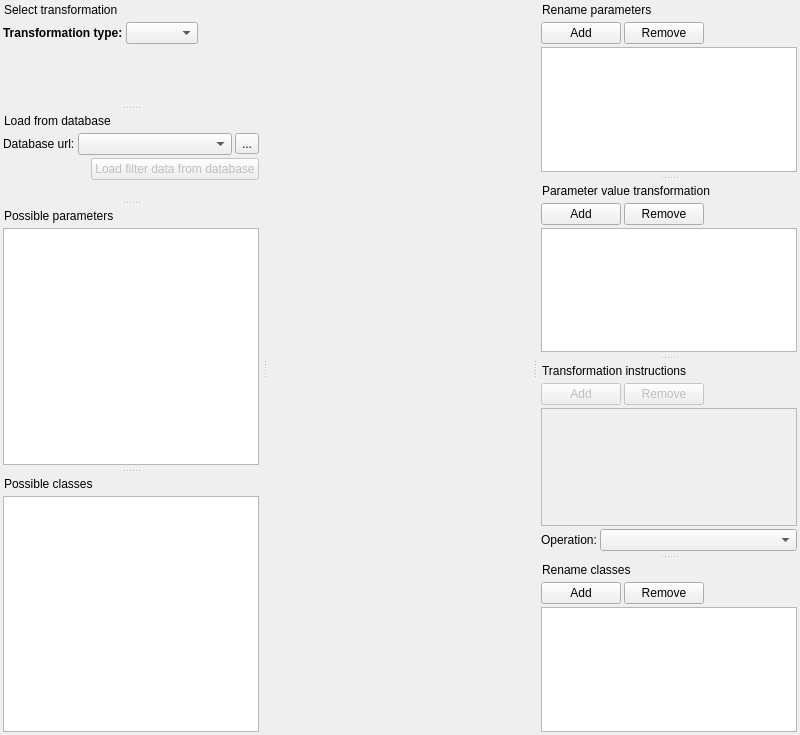
<?xml version="1.0" encoding="UTF-8"?>
<!--
######################################################################################################################
# Copyright (C) 2017-2022 Spine project consortium
# This file is part of Spine Items.
# Spine Items is free software: you can redistribute it and\/or modify it under the terms of the GNU Lesser General
# Public License as published by the Free Software Foundation, either version 3 of the License, or (at your option)
# any later version. This program is distributed in the hope that it will be useful, but WITHOUT ANY WARRANTY;
# without even the implied warranty of MERCHANTABILITY or FITNESS FOR A PARTICULAR PURPOSE. See the GNU Lesser General
# Public License for more details. You should have received a copy of the GNU Lesser General Public License along with
# this program. If not, see <http:\/\/www.gnu.org\/licenses\/>.
######################################################################################################################
-->
<ui version="4.0">
 <class>MainWindow</class>
 <widget class="QMainWindow" name="MainWindow">
  <property name="geometry">
   <rect>
    <x>0</x>
    <y>0</y>
    <width>800</width>
    <height>735</height>
   </rect>
  </property>
  <property name="windowTitle">
   <string>MainWindow</string>
  </property>
  <widget class="QWidget" name="centralwidget"/>
  <widget class="QDockWidget" name="type_dock">
   <property name="features">
    <set>QDockWidget::DockWidgetMovable</set>
   </property>
   <property name="windowTitle">
    <string>Select transformation</string>
   </property>
   <attribute name="dockWidgetArea">
    <number>1</number>
   </attribute>
   <widget class="QWidget" name="dockWidgetContents">
    <layout class="QVBoxLayout" name="verticalLayout">
     <property name="spacing">
      <number>3</number>
     </property>
     <property name="leftMargin">
      <number>3</number>
     </property>
     <property name="topMargin">
      <number>3</number>
     </property>
     <property name="rightMargin">
      <number>3</number>
     </property>
     <property name="bottomMargin">
      <number>3</number>
     </property>
     <item>
      <layout class="QHBoxLayout" name="horizontalLayout_3">
       <property name="leftMargin">
        <number>0</number>
       </property>
       <property name="topMargin">
        <number>0</number>
       </property>
       <property name="rightMargin">
        <number>0</number>
       </property>
       <property name="bottomMargin">
        <number>0</number>
       </property>
       <item>
        <widget class="QLabel" name="label">
         <property name="font">
          <font>
           <weight>75</weight>
           <bold>true</bold>
          </font>
         </property>
         <property name="text">
          <string>Transformation type:</string>
         </property>
        </widget>
       </item>
       <item>
        <widget class="QComboBox" name="filter_combo_box"/>
       </item>
       <item>
        <spacer name="horizontalSpacer_2">
         <property name="orientation">
          <enum>Qt::Horizontal</enum>
         </property>
         <property name="sizeHint" stdset="0">
          <size>
           <width>40</width>
           <height>20</height>
          </size>
         </property>
        </spacer>
       </item>
      </layout>
     </item>
     <item>
      <spacer name="verticalSpacer">
       <property name="orientation">
        <enum>Qt::Vertical</enum>
       </property>
       <property name="sizeHint" stdset="0">
        <size>
         <width>20</width>
         <height>40</height>
        </size>
       </property>
      </spacer>
     </item>
    </layout>
   </widget>
  </widget>
  <widget class="QDockWidget" name="load_database_dock">
   <property name="features">
    <set>QDockWidget::DockWidgetMovable</set>
   </property>
   <property name="windowTitle">
    <string>Load from database</string>
   </property>
   <attribute name="dockWidgetArea">
    <number>1</number>
   </attribute>
   <widget class="QWidget" name="dockWidgetContents_2">
    <layout class="QVBoxLayout" name="verticalLayout_2">
     <property name="spacing">
      <number>3</number>
     </property>
     <property name="leftMargin">
      <number>3</number>
     </property>
     <property name="topMargin">
      <number>3</number>
     </property>
     <property name="rightMargin">
      <number>3</number>
     </property>
     <property name="bottomMargin">
      <number>3</number>
     </property>
     <item>
      <layout class="QHBoxLayout" name="horizontalLayout_4">
       <item>
        <widget class="QLabel" name="label_4">
         <property name="text">
          <string>Database url:</string>
         </property>
        </widget>
       </item>
       <item>
        <widget class="ElidedCombobox" name="database_url_combo_box">
         <property name="sizePolicy">
          <sizepolicy hsizetype="Expanding" vsizetype="Fixed">
           <horstretch>0</horstretch>
           <verstretch>0</verstretch>
          </sizepolicy>
         </property>
         <property name="sizeAdjustPolicy">
          <enum>QComboBox::AdjustToMinimumContentsLength</enum>
         </property>
         <property name="minimumContentsLength">
          <number>0</number>
         </property>
        </widget>
       </item>
       <item>
        <widget class="QToolButton" name="load_url_from_fs_button">
         <property name="toolTip">
          <string>&lt;html&gt;&lt;head/&gt;&lt;body&gt;&lt;p&gt;Browse file system&lt;/p&gt;&lt;/body&gt;&lt;/html&gt;</string>
         </property>
         <property name="text">
          <string>...</string>
         </property>
         <property name="icon">
          <iconset resource="../../ui/resources/resources_icons.qrc">
           <normaloff>:/icons/file.svg</normaloff>:/icons/file.svg</iconset>
         </property>
        </widget>
       </item>
      </layout>
     </item>
     <item>
      <layout class="QHBoxLayout" name="horizontalLayout_5">
       <item>
        <spacer name="horizontalSpacer_3">
         <property name="orientation">
          <enum>Qt::Horizontal</enum>
         </property>
         <property name="sizeHint" stdset="0">
          <size>
           <width>40</width>
           <height>20</height>
          </size>
         </property>
        </spacer>
       </item>
       <item>
        <widget class="QPushButton" name="load_data_button">
         <property name="enabled">
          <bool>false</bool>
         </property>
         <property name="text">
          <string>Load filter data from database</string>
         </property>
        </widget>
       </item>
      </layout>
     </item>
     <item>
      <spacer name="verticalSpacer_2">
       <property name="orientation">
        <enum>Qt::Vertical</enum>
       </property>
       <property name="sizeHint" stdset="0">
        <size>
         <width>20</width>
         <height>2</height>
        </size>
       </property>
      </spacer>
     </item>
    </layout>
   </widget>
  </widget>
  <widget class="QDockWidget" name="possible_parameters_dock">
   <property name="features">
    <set>QDockWidget::DockWidgetMovable</set>
   </property>
   <property name="windowTitle">
    <string>Possible parameters</string>
   </property>
   <attribute name="dockWidgetArea">
    <number>1</number>
   </attribute>
   <widget class="QWidget" name="dockWidgetContents_3">
    <layout class="QVBoxLayout" name="verticalLayout_3">
     <property name="spacing">
      <number>3</number>
     </property>
     <property name="leftMargin">
      <number>3</number>
     </property>
     <property name="topMargin">
      <number>3</number>
     </property>
     <property name="rightMargin">
      <number>3</number>
     </property>
     <property name="bottomMargin">
      <number>3</number>
     </property>
     <item>
      <widget class="ParameterTreeWidget" name="available_parameters_tree_view">
       <property name="dragEnabled">
        <bool>true</bool>
       </property>
       <property name="dragDropMode">
        <enum>QAbstractItemView::DragOnly</enum>
       </property>
       <property name="defaultDropAction">
        <enum>Qt::CopyAction</enum>
       </property>
       <attribute name="headerVisible">
        <bool>false</bool>
       </attribute>
       <column>
        <property name="text">
         <string notr="true">1</string>
        </property>
       </column>
      </widget>
     </item>
    </layout>
   </widget>
  </widget>
  <widget class="QDockWidget" name="parameter_rename_dock">
   <property name="features">
    <set>QDockWidget::DockWidgetMovable</set>
   </property>
   <property name="windowTitle">
    <string>Rename parameters</string>
   </property>
   <attribute name="dockWidgetArea">
    <number>2</number>
   </attribute>
   <widget class="QWidget" name="dockWidgetContents_4">
    <layout class="QVBoxLayout" name="verticalLayout_4">
     <property name="spacing">
      <number>3</number>
     </property>
     <property name="leftMargin">
      <number>3</number>
     </property>
     <property name="topMargin">
      <number>3</number>
     </property>
     <property name="rightMargin">
      <number>3</number>
     </property>
     <property name="bottomMargin">
      <number>3</number>
     </property>
     <item>
      <layout class="QHBoxLayout" name="horizontalLayout">
       <item>
        <widget class="QPushButton" name="add_parameter_button">
         <property name="text">
          <string>Add</string>
         </property>
        </widget>
       </item>
       <item>
        <widget class="QPushButton" name="remove_parameter_button">
         <property name="text">
          <string>Remove</string>
         </property>
        </widget>
       </item>
       <item>
        <spacer name="horizontalSpacer">
         <property name="orientation">
          <enum>Qt::Horizontal</enum>
         </property>
         <property name="sizeHint" stdset="0">
          <size>
           <width>40</width>
           <height>20</height>
          </size>
         </property>
        </spacer>
       </item>
      </layout>
     </item>
     <item>
      <widget class="DropTargetTable" name="parameter_rename_table_view">
       <property name="dragDropMode">
        <enum>QAbstractItemView::DropOnly</enum>
       </property>
       <property name="sortingEnabled">
        <bool>true</bool>
       </property>
       <attribute name="horizontalHeaderStretchLastSection">
        <bool>true</bool>
       </attribute>
      </widget>
     </item>
    </layout>
   </widget>
  </widget>
  <widget class="QDockWidget" name="value_transformation_dock">
   <property name="features">
    <set>QDockWidget::DockWidgetMovable</set>
   </property>
   <property name="windowTitle">
    <string>Parameter value transformation</string>
   </property>
   <attribute name="dockWidgetArea">
    <number>2</number>
   </attribute>
   <widget class="QWidget" name="dockWidgetContents_5">
    <layout class="QVBoxLayout" name="verticalLayout_5">
     <property name="spacing">
      <number>3</number>
     </property>
     <property name="leftMargin">
      <number>3</number>
     </property>
     <property name="topMargin">
      <number>3</number>
     </property>
     <property name="rightMargin">
      <number>3</number>
     </property>
     <property name="bottomMargin">
      <number>3</number>
     </property>
     <item>
      <layout class="QHBoxLayout" name="horizontalLayout_2">
       <item>
        <widget class="QPushButton" name="add_transformation_button">
         <property name="text">
          <string>Add</string>
         </property>
        </widget>
       </item>
       <item>
        <widget class="QPushButton" name="remove_transformation_button">
         <property name="text">
          <string>Remove</string>
         </property>
        </widget>
       </item>
       <item>
        <spacer name="horizontalSpacer_4">
         <property name="orientation">
          <enum>Qt::Horizontal</enum>
         </property>
         <property name="sizeHint" stdset="0">
          <size>
           <width>40</width>
           <height>20</height>
          </size>
         </property>
        </spacer>
       </item>
      </layout>
     </item>
     <item>
      <widget class="DropTargetTable" name="transformations_table_view">
       <property name="acceptDrops">
        <bool>true</bool>
       </property>
       <property name="dragDropMode">
        <enum>QAbstractItemView::DropOnly</enum>
       </property>
       <property name="showGrid">
        <bool>false</bool>
       </property>
       <property name="sortingEnabled">
        <bool>true</bool>
       </property>
       <attribute name="horizontalHeaderStretchLastSection">
        <bool>true</bool>
       </attribute>
      </widget>
     </item>
    </layout>
   </widget>
  </widget>
  <widget class="QDockWidget" name="value_instructions_dock">
   <property name="features">
    <set>QDockWidget::DockWidgetMovable</set>
   </property>
   <property name="windowTitle">
    <string>Transformation instructions</string>
   </property>
   <attribute name="dockWidgetArea">
    <number>2</number>
   </attribute>
   <widget class="QWidget" name="dockWidgetContents_6">
    <layout class="QVBoxLayout" name="verticalLayout_6">
     <property name="spacing">
      <number>3</number>
     </property>
     <property name="leftMargin">
      <number>3</number>
     </property>
     <property name="topMargin">
      <number>3</number>
     </property>
     <property name="rightMargin">
      <number>3</number>
     </property>
     <property name="bottomMargin">
      <number>3</number>
     </property>
     <item>
      <layout class="QHBoxLayout" name="horizontalLayout_6">
       <item>
        <widget class="QPushButton" name="add_instruction_button">
         <property name="enabled">
          <bool>false</bool>
         </property>
         <property name="text">
          <string>Add</string>
         </property>
        </widget>
       </item>
       <item>
        <widget class="QPushButton" name="remove_instruction_button">
         <property name="enabled">
          <bool>false</bool>
         </property>
         <property name="text">
          <string>Remove</string>
         </property>
        </widget>
       </item>
       <item>
        <spacer name="horizontalSpacer_5">
         <property name="orientation">
          <enum>Qt::Horizontal</enum>
         </property>
         <property name="sizeHint" stdset="0">
          <size>
           <width>40</width>
           <height>20</height>
          </size>
         </property>
        </spacer>
       </item>
      </layout>
     </item>
     <item>
      <widget class="QListWidget" name="instructions_list_view">
       <property name="enabled">
        <bool>false</bool>
       </property>
      </widget>
     </item>
     <item>
      <layout class="QFormLayout" name="instruction_options_layout">
       <item row="0" column="0">
        <widget class="QLabel" name="label_2">
         <property name="text">
          <string>Operation:</string>
         </property>
        </widget>
       </item>
       <item row="0" column="1">
        <widget class="QComboBox" name="operation_combo_box"/>
       </item>
      </layout>
     </item>
    </layout>
   </widget>
  </widget>
  <widget class="QDockWidget" name="possible_classes_dock">
   <property name="features">
    <set>QDockWidget::DockWidgetMovable</set>
   </property>
   <property name="windowTitle">
    <string>Possible classes</string>
   </property>
   <attribute name="dockWidgetArea">
    <number>1</number>
   </attribute>
   <widget class="QWidget" name="dockWidgetContents_7">
    <layout class="QVBoxLayout" name="verticalLayout_7">
     <property name="spacing">
      <number>3</number>
     </property>
     <property name="leftMargin">
      <number>3</number>
     </property>
     <property name="topMargin">
      <number>3</number>
     </property>
     <property name="rightMargin">
      <number>3</number>
     </property>
     <property name="bottomMargin">
      <number>3</number>
     </property>
     <item>
      <widget class="ClassTreeWidget" name="available_classes_tree_widget">
       <property name="dragEnabled">
        <bool>true</bool>
       </property>
       <property name="dragDropMode">
        <enum>QAbstractItemView::DragOnly</enum>
       </property>
       <property name="defaultDropAction">
        <enum>Qt::CopyAction</enum>
       </property>
       <property name="selectionMode">
        <enum>QAbstractItemView::ExtendedSelection</enum>
       </property>
       <attribute name="headerVisible">
        <bool>false</bool>
       </attribute>
       <column>
        <property name="text">
         <string notr="true">1</string>
        </property>
       </column>
      </widget>
     </item>
    </layout>
   </widget>
  </widget>
  <widget class="QDockWidget" name="class_rename_dock">
   <property name="features">
    <set>QDockWidget::DockWidgetMovable</set>
   </property>
   <property name="windowTitle">
    <string>Rename classes</string>
   </property>
   <attribute name="dockWidgetArea">
    <number>2</number>
   </attribute>
   <widget class="QWidget" name="dockWidgetContents_8">
    <layout class="QVBoxLayout" name="verticalLayout_8">
     <property name="spacing">
      <number>3</number>
     </property>
     <property name="leftMargin">
      <number>3</number>
     </property>
     <property name="topMargin">
      <number>3</number>
     </property>
     <property name="rightMargin">
      <number>3</number>
     </property>
     <property name="bottomMargin">
      <number>3</number>
     </property>
     <item>
      <layout class="QHBoxLayout" name="horizontalLayout_7">
       <item>
        <widget class="QPushButton" name="add_class_button">
         <property name="text">
          <string>Add</string>
         </property>
        </widget>
       </item>
       <item>
        <widget class="QPushButton" name="remove_class_button">
         <property name="text">
          <string>Remove</string>
         </property>
        </widget>
       </item>
       <item>
        <spacer name="horizontalSpacer_6">
         <property name="orientation">
          <enum>Qt::Horizontal</enum>
         </property>
         <property name="sizeHint" stdset="0">
          <size>
           <width>40</width>
           <height>20</height>
          </size>
         </property>
        </spacer>
       </item>
      </layout>
     </item>
     <item>
      <widget class="DropTargetTable" name="class_rename_table_view">
       <property name="acceptDrops">
        <bool>true</bool>
       </property>
       <property name="dragDropMode">
        <enum>QAbstractItemView::DropOnly</enum>
       </property>
       <property name="sortingEnabled">
        <bool>true</bool>
       </property>
       <attribute name="horizontalHeaderStretchLastSection">
        <bool>true</bool>
       </attribute>
      </widget>
     </item>
    </layout>
   </widget>
  </widget>
  <action name="remove_parameter_rename_action">
   <property name="text">
    <string>Remove parameter</string>
   </property>
   <property name="shortcut">
    <string>Del</string>
   </property>
   <property name="shortcutContext">
    <enum>Qt::WidgetShortcut</enum>
   </property>
  </action>
  <action name="remove_value_transformation_action">
   <property name="text">
    <string>Remove transformation</string>
   </property>
   <property name="shortcut">
    <string>Del</string>
   </property>
   <property name="shortcutContext">
    <enum>Qt::WidgetShortcut</enum>
   </property>
  </action>
  <action name="remove_class_rename_action">
   <property name="text">
    <string>Remove class</string>
   </property>
   <property name="shortcut">
    <string>Del</string>
   </property>
   <property name="shortcutContext">
    <enum>Qt::WidgetShortcut</enum>
   </property>
  </action>
  <action name="remove_instruction_action">
   <property name="text">
    <string>Remove instruction</string>
   </property>
   <property name="shortcut">
    <string>Del</string>
   </property>
   <property name="shortcutContext">
    <enum>Qt::WidgetShortcut</enum>
   </property>
  </action>
  <action name="copy_parameter_rename_data_action">
   <property name="text">
    <string>Copy</string>
   </property>
   <property name="shortcut">
    <string>Ctrl+C</string>
   </property>
   <property name="shortcutContext">
    <enum>Qt::WidgetShortcut</enum>
   </property>
  </action>
  <action name="paste_parameter_rename_data_action">
   <property name="text">
    <string>Paste</string>
   </property>
   <property name="shortcut">
    <string>Ctrl+V</string>
   </property>
   <property name="shortcutContext">
    <enum>Qt::WidgetShortcut</enum>
   </property>
  </action>
  <action name="copy_class_rename_data_action">
   <property name="text">
    <string>Copy</string>
   </property>
   <property name="shortcut">
    <string>Ctrl+C</string>
   </property>
   <property name="shortcutContext">
    <enum>Qt::WidgetShortcut</enum>
   </property>
  </action>
  <action name="paste_class_rename_data_action">
   <property name="text">
    <string>Paste</string>
   </property>
   <property name="shortcut">
    <string>Ctrl+V</string>
   </property>
   <property name="shortcutContext">
    <enum>Qt::WidgetShortcut</enum>
   </property>
  </action>
  <action name="copy_value_transformation_data_action">
   <property name="text">
    <string>Copy</string>
   </property>
   <property name="shortcut">
    <string>Ctrl+C</string>
   </property>
   <property name="shortcutContext">
    <enum>Qt::WidgetShortcut</enum>
   </property>
  </action>
  <action name="paste_value_transformation_data_action">
   <property name="text">
    <string>Paste</string>
   </property>
   <property name="shortcut">
    <string>Ctrl+V</string>
   </property>
   <property name="shortcutContext">
    <enum>Qt::WidgetShortcut</enum>
   </property>
  </action>
 </widget>
 <customwidgets>
  <customwidget>
   <class>ElidedCombobox</class>
   <extends>QComboBox</extends>
   <header>spinetoolbox/widgets/custom_combobox.h</header>
  </customwidget>
  <customwidget>
   <class>DropTargetTable</class>
   <extends>QTableView</extends>
   <header>spine_items/data_transformer/widgets/drop_target_table.h</header>
  </customwidget>
  <customwidget>
   <class>ClassTreeWidget</class>
   <extends>QTreeWidget</extends>
   <header>spine_items/data_transformer/widgets/class_tree_widget.h</header>
  </customwidget>
  <customwidget>
   <class>ParameterTreeWidget</class>
   <extends>QTreeWidget</extends>
   <header>./widgets/parameter_tree_widget.h</header>
  </customwidget>
 </customwidgets>
 <resources>
  <include location="../../ui/resources/resources_icons.qrc"/>
 </resources>
 <connections/>
</ui>
